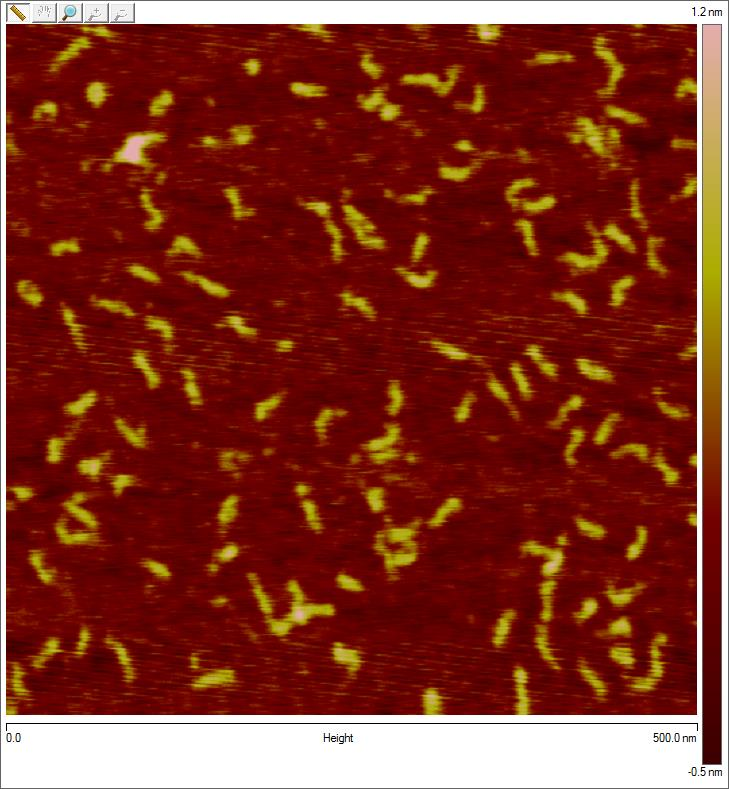
#> input picture OpenCV/TestImage/PsiRNA_ori.jpg, 729 x 789 px
$ python momentTest.py   (older library calls are emulated)
#> lines starting #> are read from the running program, lines starting #| are printed output that depends on the picture; after the words box and inside, x2 and y2 are one past the last pixel; in counts of white or black regions, pixels touching at a corner belong together
import cv2
import numpy as np
img = cv2.imread('TestImage/PsiRNA_ori.jpg',0)
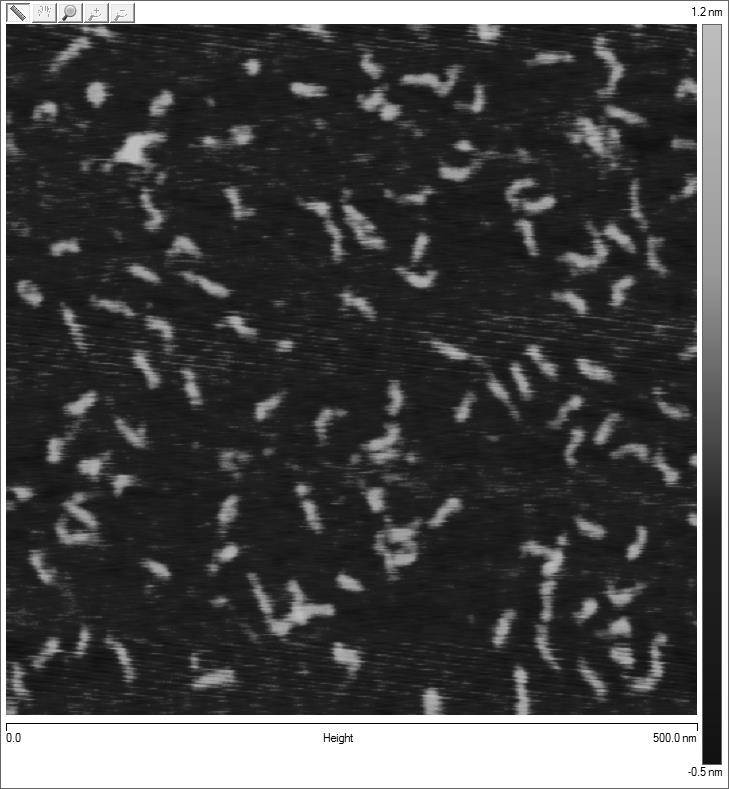
#> img: shape (789, 729); min 0, max 255, mean 73.6
ret,thresh = cv2.threshold(img,127,255,0)
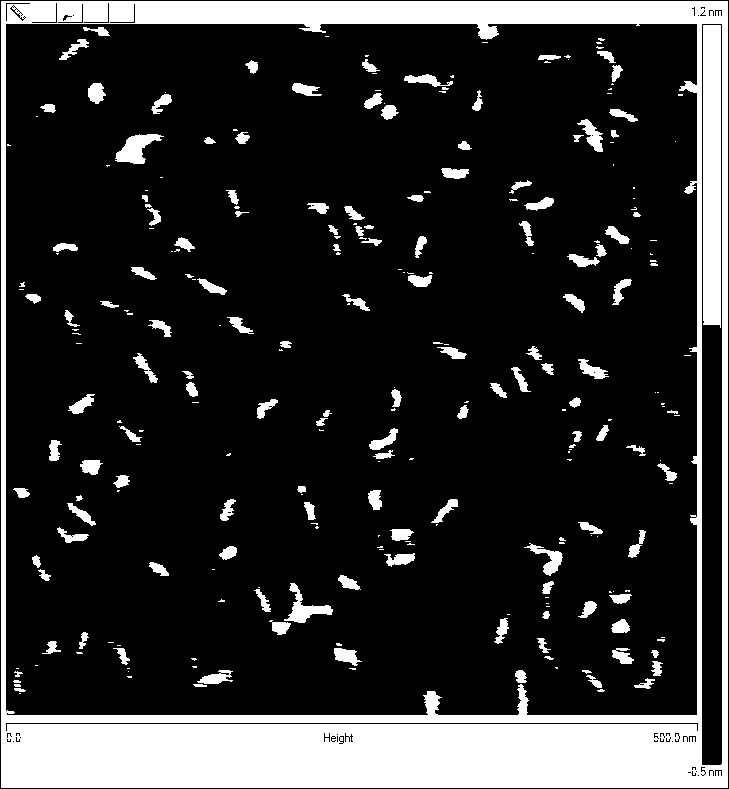
#> thresh: shape (789, 729); 18.3% white; 269 white regions (133 under 20 px)
im2,contours,hierarchy = cv2.findContours(thresh, 1, 2)
#> contours = 369 contours, 223 with area under 20; largest, box (x1, y1, x2, y2) and area: (1, 1, 728, 788) 570636, (5, 23, 698, 716) 477768, (701, 23, 723, 766) 15578, (703, 25, 721, 328) 5082, (5, 722, 699, 732) 1411
cnt = contours[0]
#> cnt = [[701, 775], [702, 774], [703, 774], [704, 775], [703, 776], [702, 776]]
M = cv2.moments(cnt)
#> M = moments, m00 4, centre m10/m00, m01/m00 = (702.5, 775)
print( M )
#> (printed output is left out)

$ run again, with OpenCV/TestImage/005 0.5uM Gag and 0.5uM PsiRNA and 0.5uM PI(4,5)P2 original.jpg copied over OpenCV/TestImage/PsiRNA_ori.jpg
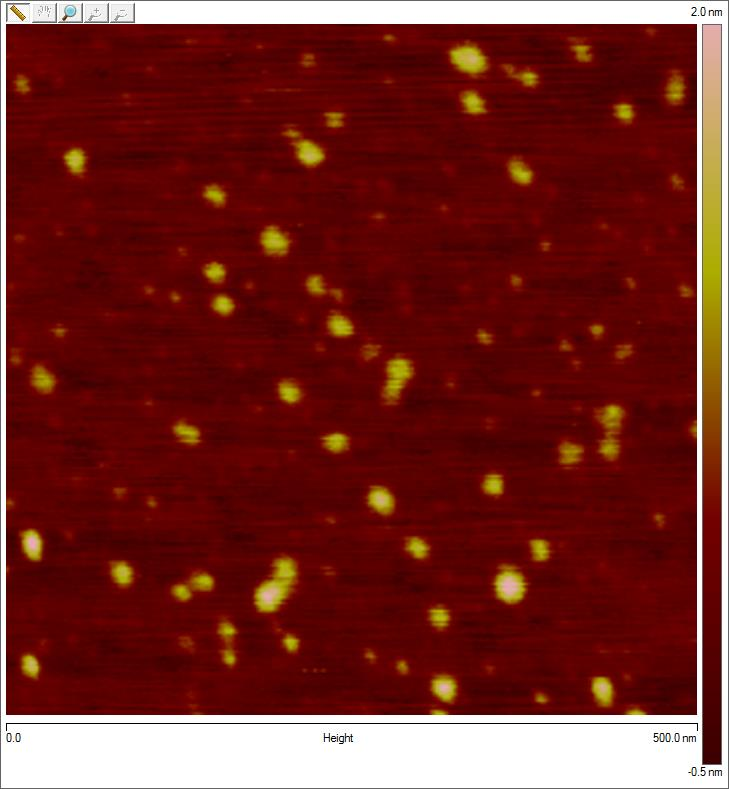
#> input picture OpenCV/TestImage/005 0.5uM Gag and 0.5uM PsiRNA and 0.5uM PI(4,5)P2 original.jpg, 729 x 789 px
#> `img = cv2.imread('TestImage/PsiRNA_ori.jpg',0)`:
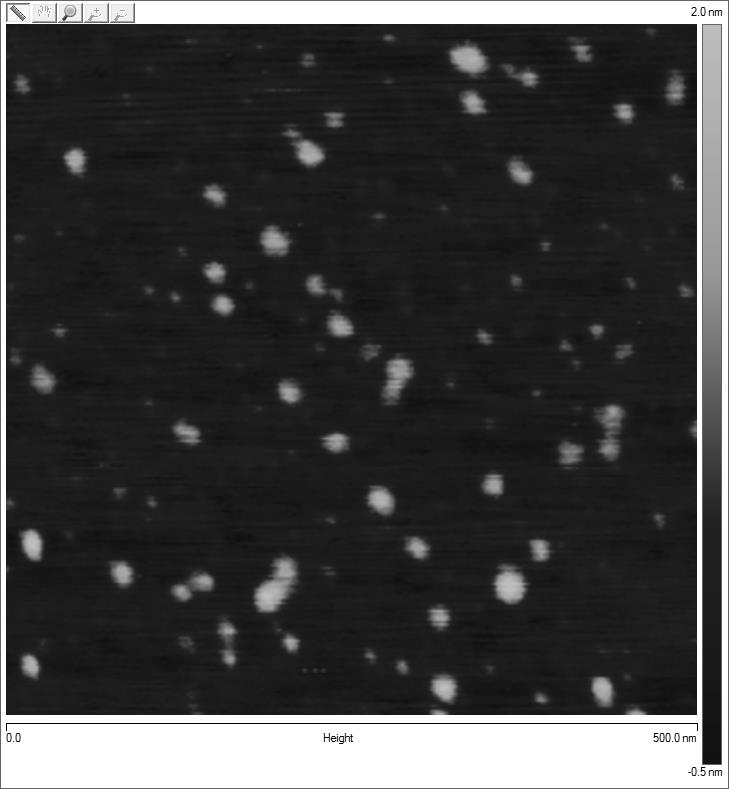
#> img: shape (789, 729); min 0, max 255, mean 63.7
#> `ret,thresh = cv2.threshold(img,127,255,0)`:
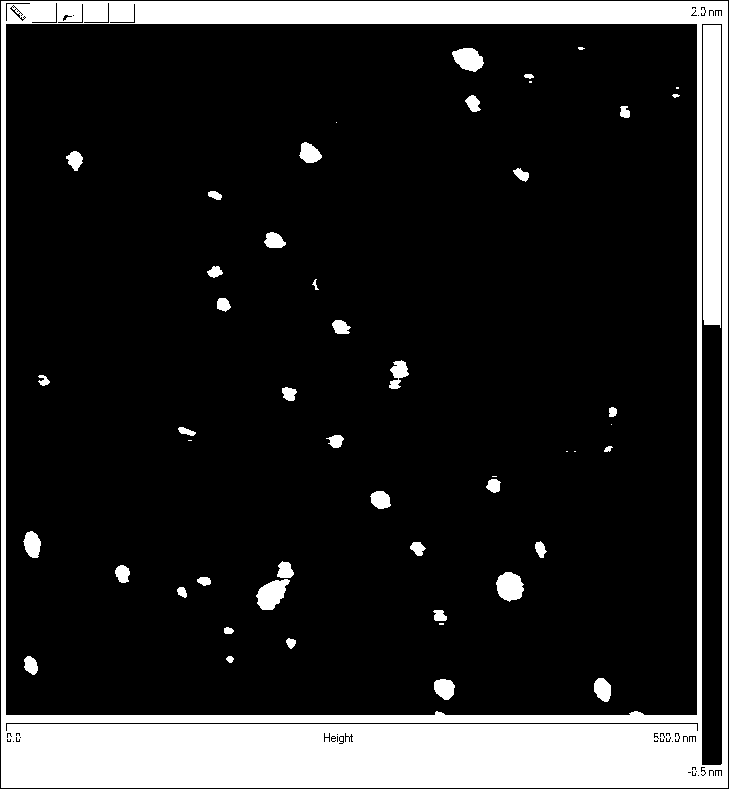
#> thresh: shape (789, 729); 15.9% white; 51 white regions (10 under 20 px)
#> contours = 144 contours, 87 with area under 20; largest, box (x1, y1, x2, y2) and area: (1, 1, 728, 788) 570636, (5, 23, 698, 716) 478794, (701, 23, 723, 766) 15578, (703, 25, 721, 328) 5079, (5, 722, 699, 732) 1411
#> cnt = [[701, 775], [702, 774], [703, 774], [704, 775], [703, 776], [702, 776]]
#> M = moments, m00 4, centre m10/m00, m01/m00 = (702.5, 775)
#> (printed output is left out)

$ run again, with OpenCV/TestImage/005 0.5uM Gag and 0.5uM PsiRNA and 0.5uM PI(4,5)P2.jpg copied over OpenCV/TestImage/PsiRNA_ori.jpg
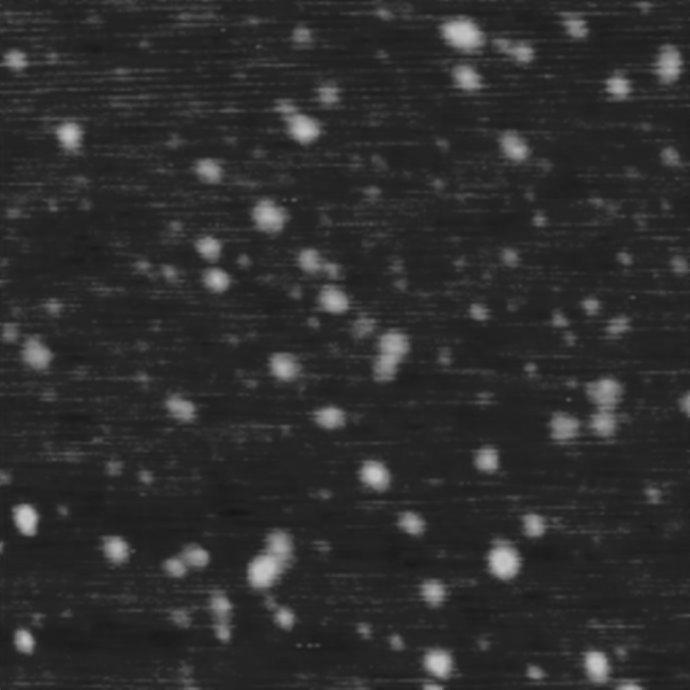
#> input picture OpenCV/TestImage/005 0.5uM Gag and 0.5uM PsiRNA and 0.5uM PI(4,5)P2.jpg, 690 x 690 px
#> img is the input picture: shape (690, 690); min 21, max 198, mean 46
#> `ret,thresh = cv2.threshold(img,127,255,0)`:
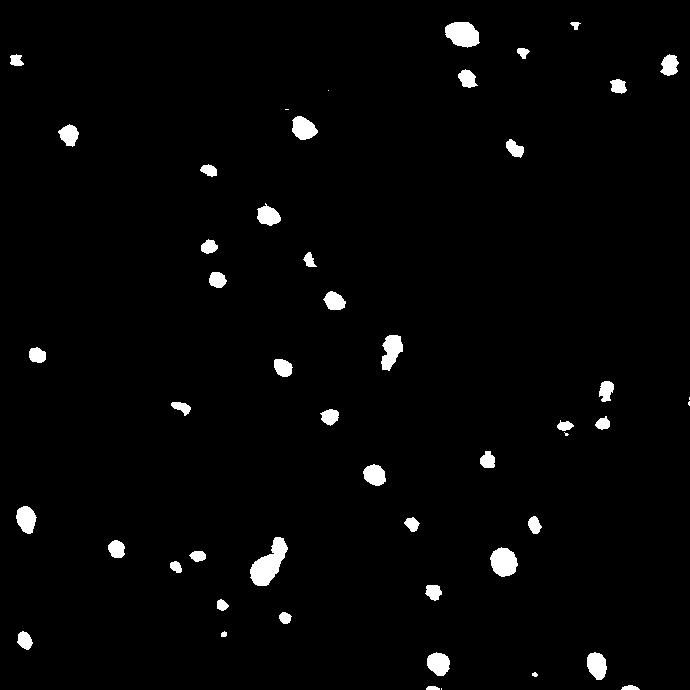
#> thresh: shape (690, 690); 2.3% white; 50 white regions (6 under 20 px)
#> contours = 50 contours, 7 with area under 20; largest, box (x1, y1, x2, y2) and area: (250, 537, 288, 586) 903, (445, 22, 480, 48) 634, (490, 547, 518, 577) 576, (381, 335, 403, 371) 468, (292, 116, 318, 140) 404
#> cnt = [[441, 688], [441, 689]]
#> M = moments, m00 0
#> (printed output is left out)
